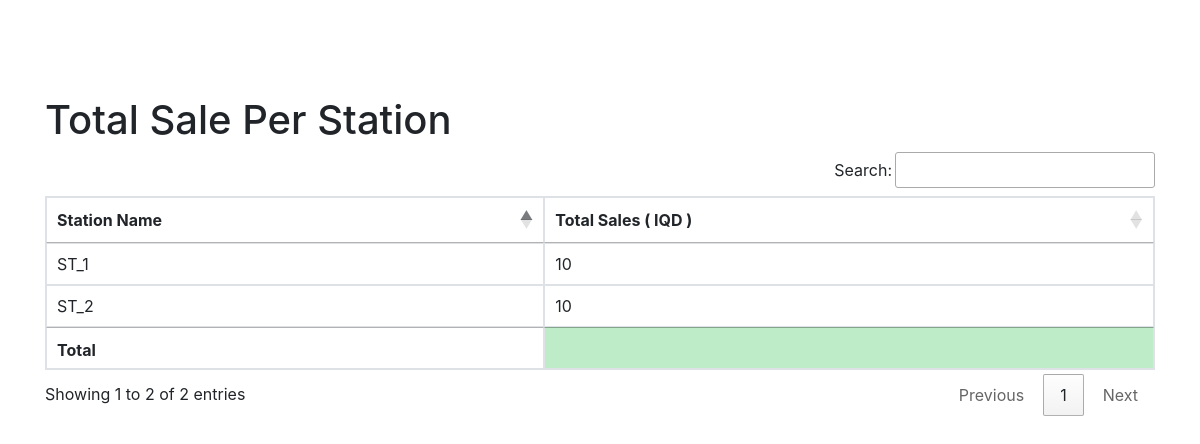
Page /station-report/ (signed in) on the earlier database version.
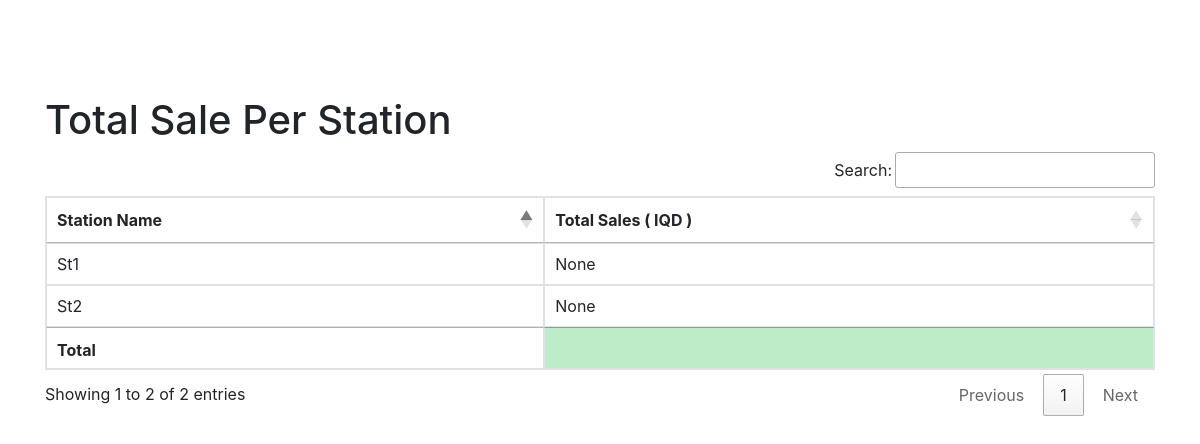
Same page on the later database version.
### station/models.py (models this page shows)
class GasStation(models.Model):
    user = models.ManyToManyField(User)
    station = models.ForeignKey(station, on_delete=models.CASCADE)
    address = models.CharField(max_length=255)
    city = models.CharField(max_length=255)
    state = models.CharField(max_length=2)
    zip_code = models.CharField(max_length=10)
    def __str__(self):
        return str(self.station)
    class Meta:
        verbose_name_plural = 'وێستگەو بەكارهێنەرەكان'

class station(models.Model):
    name = models.CharField(max_length=255)
    def __str__(self):
        return self.name
    class Meta:
        verbose_name_plural = 'وێستگەكان'

### station/views.py (the view)
# urls.py: path('station-report/', station_report, name='station_report'),
@login_required()
def station_report(request):
    if request.user.groups.filter(
            name__in=['Admin', 'Marketing', 'Finance']).exists() or request.user.is_superuser:
        stations = GasStation.objects.all()
        sales = []
        for station in stations:
            station_sales = Sales.objects.filter(gas_station=station)
            total_sales = station_sales.aggregate(total=Sum('total_amount'))['total']
            sales.append({'station': station, 'total_sales': total_sales})
        return render(request, 'station/reports/station_report.html', {'sales': sales})
    else:
        message = "You do not have permission to access this page."
        return render(request, 'station/reports/permission_denied.html', {'message': message})

### station/templates/station/reports/station_report.html (shortened to what this page needs)
{% extends 'station/base.html' %}
{% block content %}
    <h1>Total Sale Per Station</h1>
    <table class="table table-bordered" id="station_sale">
        <thead>
        <tr>
            <th>Station Name</th>
            <th>Total Sales ( IQD )</th>
        </tr>
        </thead>
        <tbody>
        {% for sale in sales %}
            <tr>
                <td>{{ sale.station }}</td>
                <td>{{ sale.total_sales }}</td>
            </tr>
        {% endfor %}
        </tbody>
        <tfoot>
        <th></th>
        <th style="background-color: #beecc8"></th>
        </tfoot>
    </table>
{% endblock %}

Differences in the rows shown:
changed through a linked row, GasStation (number 1 of 2 on the later page): station "ST_1" → "St1"; total_sales "10" → "None"
changed through a linked row, GasStation (number 2 of 2 on the later page): station "ST_2" → "St2"; total_sales "10" → "None"
